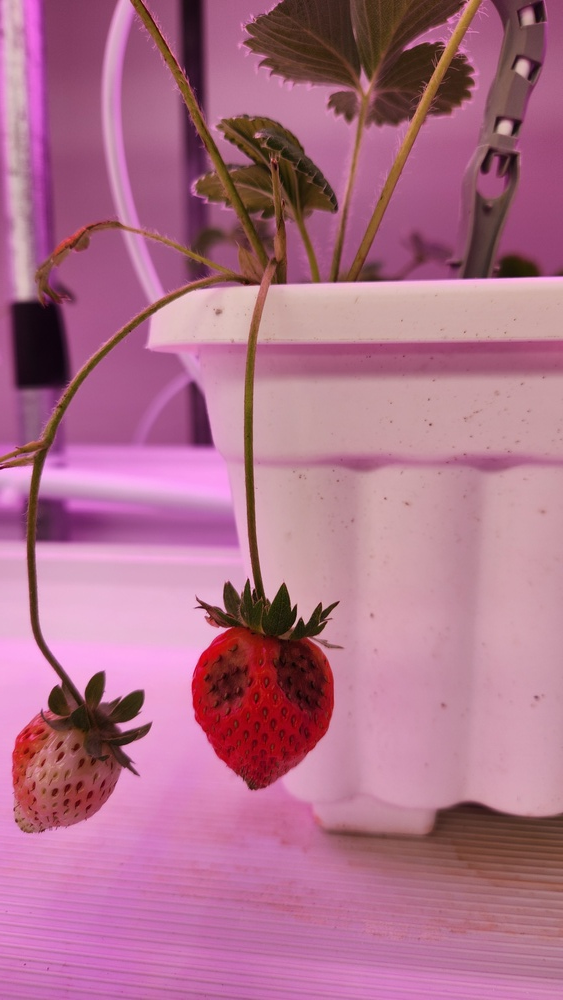
#> input picture model_training/stest/Anthracnose Fruit Rot/20240510_092806.jpg, 563 x 1000 px, shrunk from 2252 x 4000 before the run
$ python hsv.py
#> lines starting #> are read from the running program, lines starting #| are printed output that depends on the picture
import cv2
import numpy as np
import random
import matplotlib.pyplot as plt

def augment_hsv(image, h_gain=0.2, s_gain=0.7, v_gain=0.4):
    """
    Menerapkan augmentasi HSV pada gambar.

    Parameter:
      - image: Gambar input dalam format BGR.
      - h_gain: Rentang perubahan hue (±0.015).
      - s_gain: Rentang perubahan saturasi ([1-s_gain, 1+s_gain]).
      - v_gain: Rentang perubahan value ([1-v_gain, 1+v_gain]).

    Mengembalikan:
      - img_aug: Gambar yang telah diaugmentasi.
      - (delta_h, factor_s, factor_v): Tuple berisi nilai perubahan HSV.
    """
    # Konversi gambar dari BGR ke HSV
    hsv_img = cv2.cvtColor(image, cv2.COLOR_BGR2HSV)
    h, s, v = cv2.split(hsv_img)

    # Menentukan perubahan secara acak
    delta_h = random.uniform(-h_gain, h_gain) * 180  # OpenCV menggunakan rentang 0-179 untuk hue
    factor_s = random.uniform(1 - s_gain, 1 + s_gain)
    factor_v = random.uniform(1 - v_gain, 1 + v_gain)

    # Terapkan perubahan
    h = (h.astype(np.float32) + delta_h) % 180  # pastikan hue tetap dalam [0, 179]
    s = s.astype(np.float32) * factor_s
    v = v.astype(np.float32) * factor_v

    # Batasi nilai saturasi dan value agar tidak melebihi 255
    s = np.clip(s, 0, 255)
    v = np.clip(v, 0, 255)

    hsv_aug = cv2.merge([h.astype(np.uint8), s.astype(np.uint8), v.astype(np.uint8)])
    img_aug = cv2.cvtColor(hsv_aug, cv2.COLOR_HSV2BGR)

    return img_aug, (delta_h, factor_s, factor_v)

if __name__ == '__main__':
    # Input path gambar
    img_path = input("Masukkan path gambar (misal: gambar.jpg): ")
#> the answer given: 20240510_092806.jpg
    image = cv2.imread(img_path)
#> image is the input picture: shape (1000, 563, 3); mean B, G, R 139.1, 111.9, 174.9
    if image is None:
        print("Gambar tidak ditemukan, periksa path yang diberikan.")
        exit(1)

    # Input jumlah gambar augmentasi yang diinginkan
    try:
        num_aug = int(input("Masukkan jumlah gambar augmentasi yang diinginkan: "))
#> the answer given: 3
    except ValueError:
        print("Masukkan angka yang valid.")
        exit(1)

    # Menentukan layout grid (misal: 3 gambar per baris)
    cols = 3
    rows = (num_aug + cols - 1) // cols  # menghitung jumlah baris yang diperlukan

    fig, axes = plt.subplots(rows, cols, figsize=(5 * cols, 5 * rows))
    # Pastikan axes berupa list (flatten) jika lebih dari 1 subplot
    if num_aug == 1:
        axes = [axes]
    else:
        axes = axes.flatten()

    for i in range(num_aug):
        aug_img, (delta_h, factor_s, factor_v) = augment_hsv(image)
        # Konversi gambar dari BGR ke RGB untuk matplotlib
        aug_img_rgb = cv2.cvtColor(aug_img, cv2.COLOR_BGR2RGB)
        axes[i].imshow(aug_img_rgb)
        axes[i].axis('off')
        # Ganti judul (title) dengan nilai HSV
        title = f"Hue: {delta_h:.2f}, Sat: {factor_s:.2f}, Val: {factor_v:.2f}"
        axes[i].set_title(title, fontsize=12)
#> this loop made 3 passes
#> (delta_h, factor_s, factor_v, title) on passes 1 to 3: (24.8, 1.36, 0.936, 'Hue: 24.80, Sat: 1.36, Val: 0.94'), (-17.36, 1.02, 0.924, 'Hue: -17.36, Sat: 1.02, Val: 0.92'), (20.43, 0.725, 0.981, 'Hue: 20.43, Sat: 0.72, Val: 0.98')
#> pass 1, in augment_hsv, `h, s, v = cv2.split(hsv_img)`:
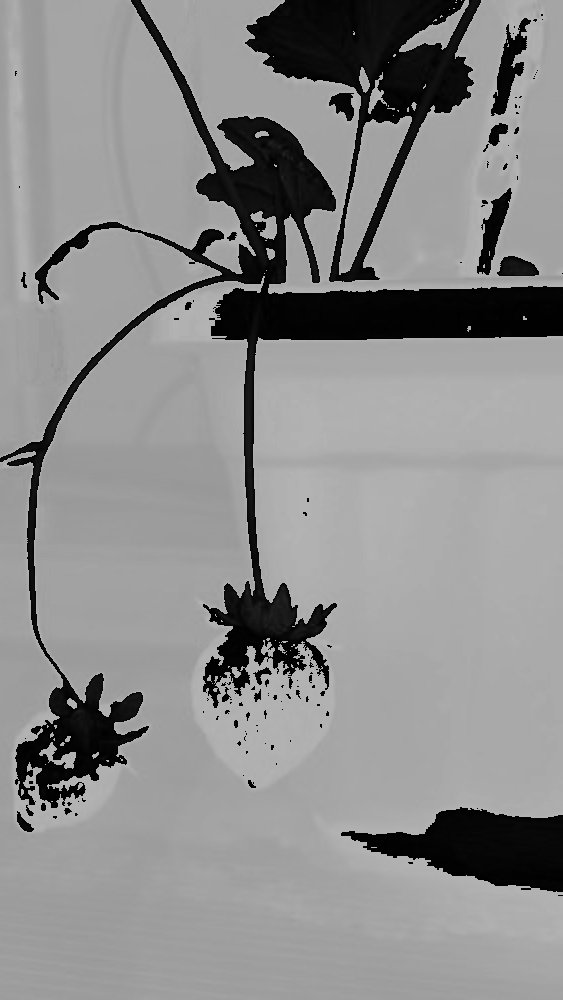
#> h: shape (1000, 563); min 0, max 179, mean 139.7
#> pass 1, in augment_hsv, `h, s, v = cv2.split(hsv_img)`:
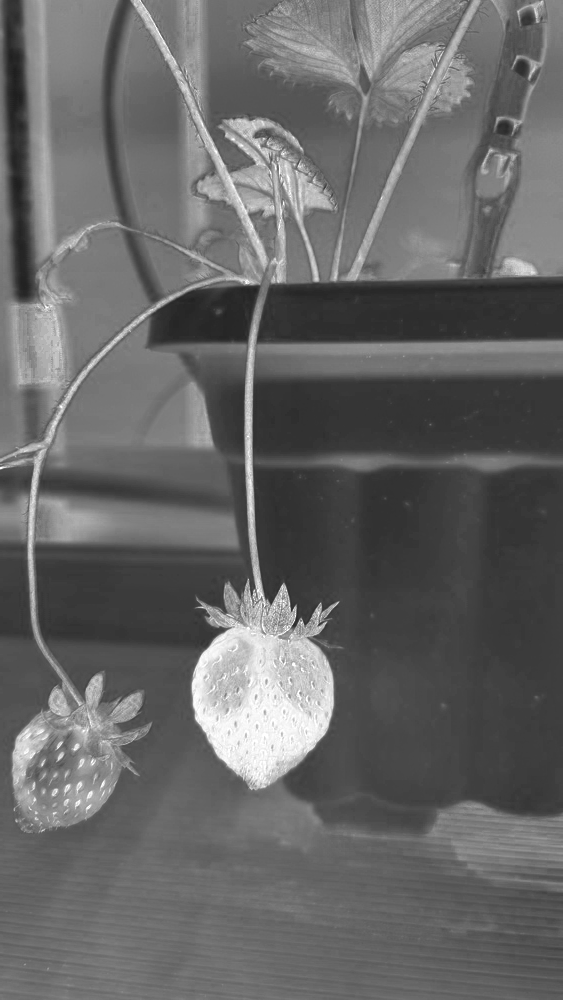
#> s: shape (1000, 563); min 31, max 255, mean 102.5
#> pass 1, in augment_hsv, `h, s, v = cv2.split(hsv_img)`:
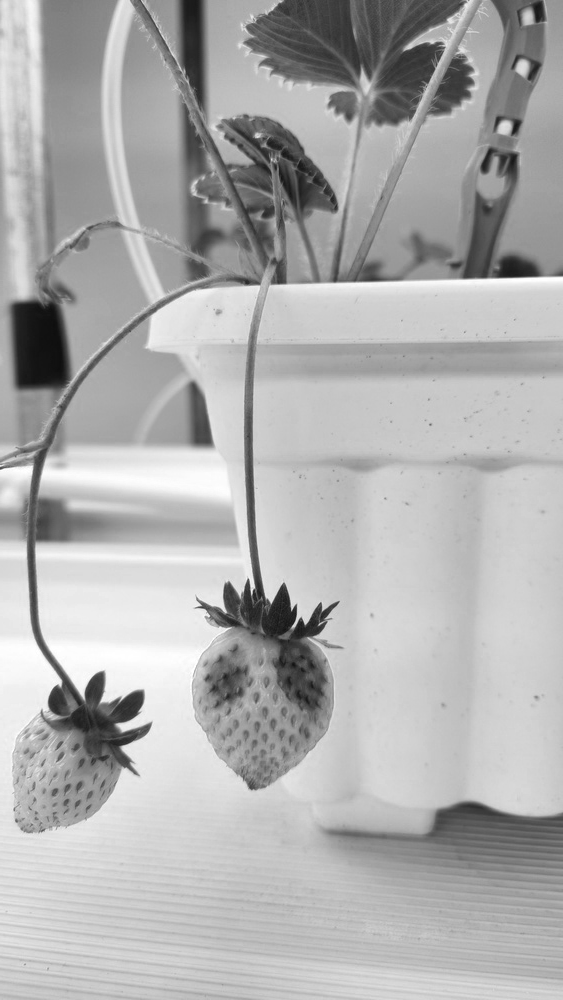
#> v: shape (1000, 563); min 14, max 255, mean 174.9
#> after the loop:
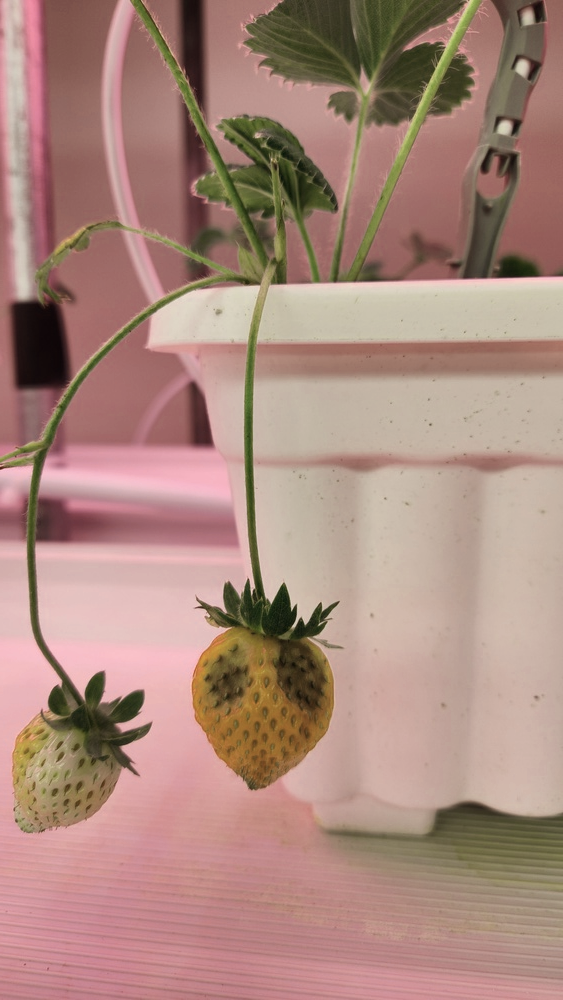
#> aug_img: shape (1000, 563, 3); mean B, G, R 126, 137.2, 170.8

    # Sembunyikan subplot yang tidak terpakai
    for j in range(num_aug, len(axes)):
        axes[j].axis('off')

    plt.tight_layout()
    plt.show()
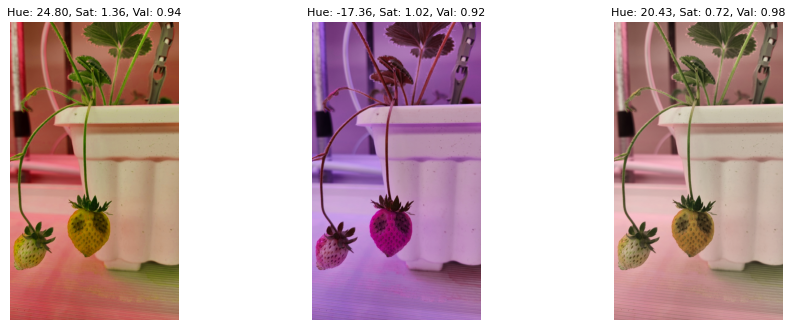
#> figure drawn by matplotlib, 3 panels
